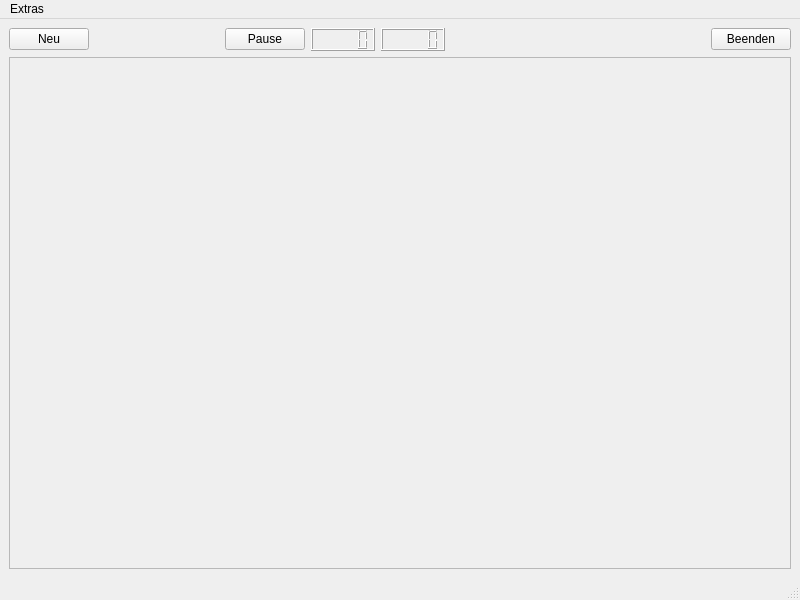
<?xml version="1.0" encoding="UTF-8"?>
<ui version="4.0">
 <class>Minesweeper</class>
 <widget class="QMainWindow" name="Minesweeper">
  <property name="geometry">
   <rect>
    <x>0</x>
    <y>0</y>
    <width>800</width>
    <height>600</height>
   </rect>
  </property>
  <property name="windowTitle">
   <string>Minesweeper</string>
  </property>
  <property name="windowIcon">
   <iconset resource="Bilder.qrc">
    <normaloff>:/new/icons/Bombe.png</normaloff>:/new/icons/Bombe.png</iconset>
  </property>
  <widget class="QWidget" name="centralwidget">
   <layout class="QVBoxLayout" name="verticalLayout">
    <item>
     <layout class="QHBoxLayout" name="horizontalLayout">
      <item>
       <widget class="QPushButton" name="neu_button">
        <property name="text">
         <string>Neu</string>
        </property>
       </widget>
      </item>
      <item>
       <spacer name="horizontalSpacer">
        <property name="orientation">
         <enum>Qt::Horizontal</enum>
        </property>
        <property name="sizeHint" stdset="0">
         <size>
          <width>40</width>
          <height>20</height>
         </size>
        </property>
       </spacer>
      </item>
      <item>
       <widget class="QPushButton" name="pause_button">
        <property name="text">
         <string>Pause</string>
        </property>
       </widget>
      </item>
      <item>
       <widget class="QLCDNumber" name="Zeitanzeige"/>
      </item>
      <item>
       <widget class="QLCDNumber" name="flaggen_anzahl"/>
      </item>
      <item>
       <spacer name="horizontalSpacer_3">
        <property name="orientation">
         <enum>Qt::Horizontal</enum>
        </property>
        <property name="sizeHint" stdset="0">
         <size>
          <width>40</width>
          <height>20</height>
         </size>
        </property>
       </spacer>
      </item>
      <item>
       <spacer name="horizontalSpacer_2">
        <property name="orientation">
         <enum>Qt::Horizontal</enum>
        </property>
        <property name="sizeHint" stdset="0">
         <size>
          <width>40</width>
          <height>20</height>
         </size>
        </property>
       </spacer>
      </item>
      <item>
       <widget class="QPushButton" name="beenden_button">
        <property name="text">
         <string>Beenden</string>
        </property>
       </widget>
      </item>
     </layout>
    </item>
    <item>
     <widget class="QFrame" name="haupt_frame">
      <property name="sizePolicy">
       <sizepolicy hsizetype="Minimum" vsizetype="Minimum">
        <horstretch>0</horstretch>
        <verstretch>0</verstretch>
       </sizepolicy>
      </property>
      <property name="frameShape">
       <enum>QFrame::StyledPanel</enum>
      </property>
      <property name="frameShadow">
       <enum>QFrame::Plain</enum>
      </property>
      <layout class="QGridLayout" name="gridLayout">
       <item row="0" column="0">
        <widget class="QWidget" name="spielbrett_widget" native="true">
         <layout class="QHBoxLayout" name="horizontalLayout_2">
          <item>
           <layout class="QGridLayout" name="spielbrett_gridLayout">
            <property name="sizeConstraint">
             <enum>QLayout::SetFixedSize</enum>
            </property>
            <property name="spacing">
             <number>0</number>
            </property>
           </layout>
          </item>
         </layout>
        </widget>
       </item>
      </layout>
     </widget>
    </item>
   </layout>
  </widget>
  <widget class="QMenuBar" name="menubar">
   <property name="geometry">
    <rect>
     <x>0</x>
     <y>0</y>
     <width>800</width>
     <height>22</height>
    </rect>
   </property>
   <widget class="QMenu" name="menuMen">
    <property name="title">
     <string>Extras</string>
    </property>
    <addaction name="actionEinstellungen"/>
    <addaction name="actionStatistik"/>
    <addaction name="actionHilfe"/>
   </widget>
   <addaction name="menuMen"/>
  </widget>
  <widget class="QStatusBar" name="statusbar"/>
  <action name="actionEinstellungen">
   <property name="text">
    <string>Einstellungen</string>
   </property>
  </action>
  <action name="actionStatistik">
   <property name="text">
    <string>Statistik</string>
   </property>
  </action>
  <action name="actionHilfe">
   <property name="text">
    <string>Hilfe</string>
   </property>
  </action>
 </widget>
 <resources>
  <include location="Bilder.qrc"/>
 </resources>
 <connections/>
</ui>
